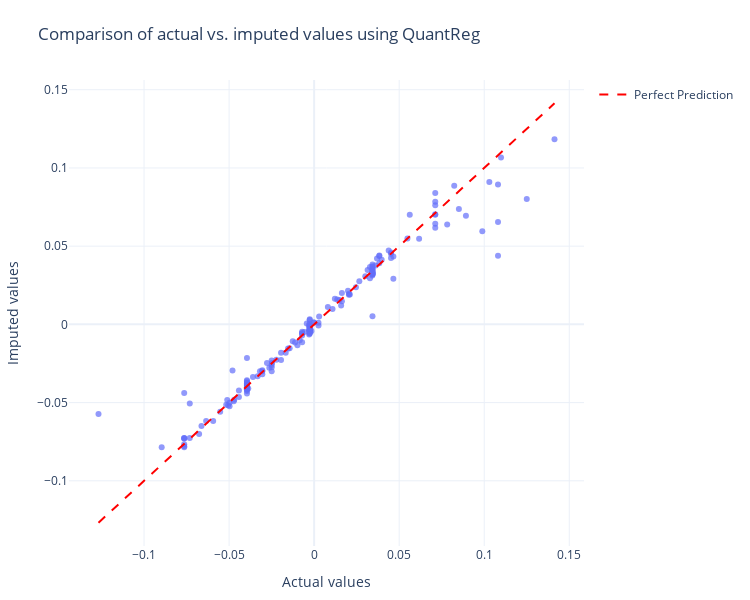

Source (notebook cell):
### Markdown cell above
## Evaluating the imputation results

Now let's compare the imputed values with the actual values to evaluate the performance of our imputer. To understand QuantReg's power to capture variability accross quantiles let us find and plot the prediction closest to the true value across quantiles for each data point.

### Code cell
# Define your quantiles
quantiles = list(imputed_values.keys())

# Convert imputed_values dict to a 3D array: (n_samples, n_quantiles)
pred_matrix = np.stack(
    [imputed_values[q].values.flatten() for q in quantiles], axis=1
)

# Actual values flattened
actual = actual_values.values.flatten()

# Compute absolute error matrix: shape (n_samples, n_quantiles)
abs_error = np.abs(pred_matrix - actual[:, None])

# Find index of closest prediction for each sample
closest_indices = abs_error.argmin(axis=1)

# Select the closest predictions
closest_predictions = np.array(
    [pred_matrix[i, idx] for i, idx in enumerate(closest_indices)]
)

# Wrap as DataFrame for plotting
closest_df = pd.DataFrame(
    {
        "Actual": actual,
        "ClosestPrediction": closest_predictions,
    }
)

# Extract median predictions for evaluation
median_predictions = imputed_values[0.5]

# Create a scatter plot comparing actual vs. imputed values
min_val = min(actual_values.min().min(), median_predictions.min().min())
max_val = max(actual_values.max().max(), median_predictions.max().max())

# Create the scatter plot
fig = px.scatter(
    closest_df,
    x="Actual",
    y="ClosestPrediction",
    opacity=0.7,
    title="Comparison of actual vs. imputed values using QuantReg",
)

# Add the diagonal line (perfect prediction line)
fig.add_trace(
    go.Scatter(
        x=[min_val, max_val],
        y=[min_val, max_val],
        mode="lines",
        line=dict(color="red", dash="dash"),
        name="Perfect Prediction",
    )
)

# Update layout
fig.update_layout(
    xaxis_title="Actual values",
    yaxis_title="Imputed values",
    width=750,
    height=600,
    template="plotly_white",
    margin=dict(l=50, r=50, t=80, b=50),  # Adjust margins
)

fig.show()

### Figure 1 — Plotly figure (JSON) as saved in the notebook; plotly's stock layout.template omitted (floating-point values rounded to 4 significant figures; data arrays with more than 128 entries replaced by an {"elided": "..."} marker saying what was removed)
{"data": [{"hovertemplate": "Actual=%{x}<br>ClosestPrediction=%{y}<extra></extra>", "legendgroup": "", "marker": {"color": "#636efa", "opacity": 0.7, "symbol": "circle"}, "mode": "markers", "name": "", "orientation": "v", "showlegend": false, "type": "scatter", "x": {"elided": "178 float values"}, "xaxis": "x", "y": {"elided": "178 float values"}, "yaxis": "y"}, {"line": {"color": "red", "dash": "dash"}, "mode": "lines", "name": "Perfect Prediction", "type": "scatter", "x": [-0.1268, 0.1413], "y": [-0.1268, 0.1413]}], "layout": {"height": 600, "legend": {"tracegroupgap": 0}, "margin": {"b": 50, "l": 50, "r": 50, "t": 80}, "title": {"text": "Comparison of actual vs. imputed values using QuantReg"}, "width": 750, "xaxis": {"anchor": "y", "domain": [0, 1], "title": {"text": "Actual values"}}, "yaxis": {"anchor": "x", "domain": [0, 1], "title": {"text": "Imputed values"}}}}
